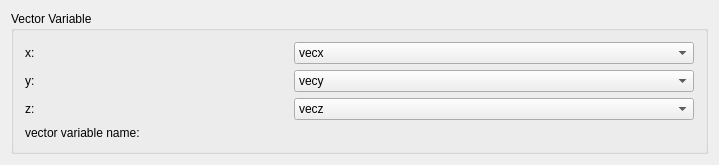
<ui version="4.0" >
 <comment>Python:from ChangeIndicatedLE import ChangeIndicatedLE</comment>
 <class>Vector3DVariableBase</class>
 <widget class="QWidget" name="Vector3DVariableBase" >
  <property name="geometry" >
   <rect>
    <x>0</x>
    <y>0</y>
    <width>710</width>
    <height>164</height>
   </rect>
  </property>
  <property name="sizePolicy" >
   <sizepolicy vsizetype="Fixed" hsizetype="Fixed" >
    <horstretch>0</horstretch>
    <verstretch>0</verstretch>
   </sizepolicy>
  </property>
  <property name="windowTitle" >
   <string>Vector3DVariable</string>
  </property>
  <layout class="QGridLayout" name="gridLayout" >
   <item row="0" column="0" >
    <widget class="QGroupBox" name="groupBox" >
     <property name="sizePolicy" >
      <sizepolicy vsizetype="Fixed" hsizetype="Fixed" >
       <horstretch>0</horstretch>
       <verstretch>0</verstretch>
      </sizepolicy>
     </property>
     <property name="title" >
      <string>Vector Variable</string>
     </property>
     <layout class="QVBoxLayout" name="verticalLayout" >
      <item>
       <layout class="QHBoxLayout" name="horizontalLayout" >
        <item>
         <widget class="QLabel" name="vecXTextLabel" >
          <property name="minimumSize" >
           <size>
            <width>263</width>
            <height>0</height>
           </size>
          </property>
          <property name="frameShape" >
           <enum>QFrame::NoFrame</enum>
          </property>
          <property name="frameShadow" >
           <enum>QFrame::Plain</enum>
          </property>
          <property name="text" >
           <string>x:</string>
          </property>
          <property name="wordWrap" >
           <bool>false</bool>
          </property>
         </widget>
        </item>
        <item>
         <widget class="QComboBox" name="vecXComboBox" >
          <property name="sizePolicy" >
           <sizepolicy vsizetype="Fixed" hsizetype="MinimumExpanding" >
            <horstretch>0</horstretch>
            <verstretch>0</verstretch>
           </sizepolicy>
          </property>
          <property name="minimumSize" >
           <size>
            <width>400</width>
            <height>0</height>
           </size>
          </property>
          <item>
           <property name="text" >
            <string>vecx</string>
           </property>
          </item>
          <item>
           <property name="text" >
            <string>vecy</string>
           </property>
          </item>
         </widget>
        </item>
       </layout>
      </item>
      <item>
       <layout class="QHBoxLayout" name="horizontalLayout_2" >
        <item>
         <widget class="QLabel" name="vecYTextLabel" >
          <property name="minimumSize" >
           <size>
            <width>263</width>
            <height>0</height>
           </size>
          </property>
          <property name="text" >
           <string>y:</string>
          </property>
          <property name="wordWrap" >
           <bool>false</bool>
          </property>
         </widget>
        </item>
        <item>
         <widget class="QComboBox" name="vecYComboBox" >
          <property name="sizePolicy" >
           <sizepolicy vsizetype="Fixed" hsizetype="MinimumExpanding" >
            <horstretch>0</horstretch>
            <verstretch>0</verstretch>
           </sizepolicy>
          </property>
          <property name="minimumSize" >
           <size>
            <width>400</width>
            <height>0</height>
           </size>
          </property>
          <item>
           <property name="text" >
            <string>vecy</string>
           </property>
          </item>
          <item>
           <property name="text" >
            <string>vecy</string>
           </property>
          </item>
         </widget>
        </item>
       </layout>
      </item>
      <item>
       <layout class="QHBoxLayout" name="horizontalLayout_3" >
        <item>
         <widget class="QLabel" name="vecYTextLabel_2" >
          <property name="minimumSize" >
           <size>
            <width>263</width>
            <height>0</height>
           </size>
          </property>
          <property name="text" >
           <string>z:</string>
          </property>
          <property name="wordWrap" >
           <bool>false</bool>
          </property>
         </widget>
        </item>
        <item>
         <widget class="QComboBox" name="vecZComboBox" >
          <property name="sizePolicy" >
           <sizepolicy vsizetype="Fixed" hsizetype="MinimumExpanding" >
            <horstretch>0</horstretch>
            <verstretch>0</verstretch>
           </sizepolicy>
          </property>
          <property name="minimumSize" >
           <size>
            <width>400</width>
            <height>0</height>
           </size>
          </property>
          <item>
           <property name="text" >
            <string>vecz</string>
           </property>
          </item>
          <item>
           <property name="text" >
            <string>vecy</string>
           </property>
          </item>
         </widget>
        </item>
       </layout>
      </item>
      <item>
       <layout class="QHBoxLayout" name="horizontalLayout_4" >
        <item>
         <widget class="QLabel" name="vectorVariableNameTextLabel" >
          <property name="minimumSize" >
           <size>
            <width>263</width>
            <height>0</height>
           </size>
          </property>
          <property name="text" >
           <string>vector variable name:</string>
          </property>
          <property name="wordWrap" >
           <bool>false</bool>
          </property>
         </widget>
        </item>
        <item>
         <widget class="ChangeIndicatedLE" native="1" name="vectorVariableNameLineEdit" >
          <property name="minimumSize" >
           <size>
            <width>400</width>
            <height>0</height>
           </size>
          </property>
         </widget>
        </item>
       </layout>
      </item>
     </layout>
    </widget>
   </item>
  </layout>
 </widget>
 <layoutdefault spacing="6" margin="11" />
 <customwidgets>
  <customwidget>
   <class>ChangeIndicatedLE</class>
   <extends>QWidget</extends>
   <header location="global" >ChangeIndicatedLE</header>
  </customwidget>
 </customwidgets>
 <includes>
  <include location="local" >changeindicatedle.h</include>
 </includes>
 <resources/>
 <connections/>
</ui>
